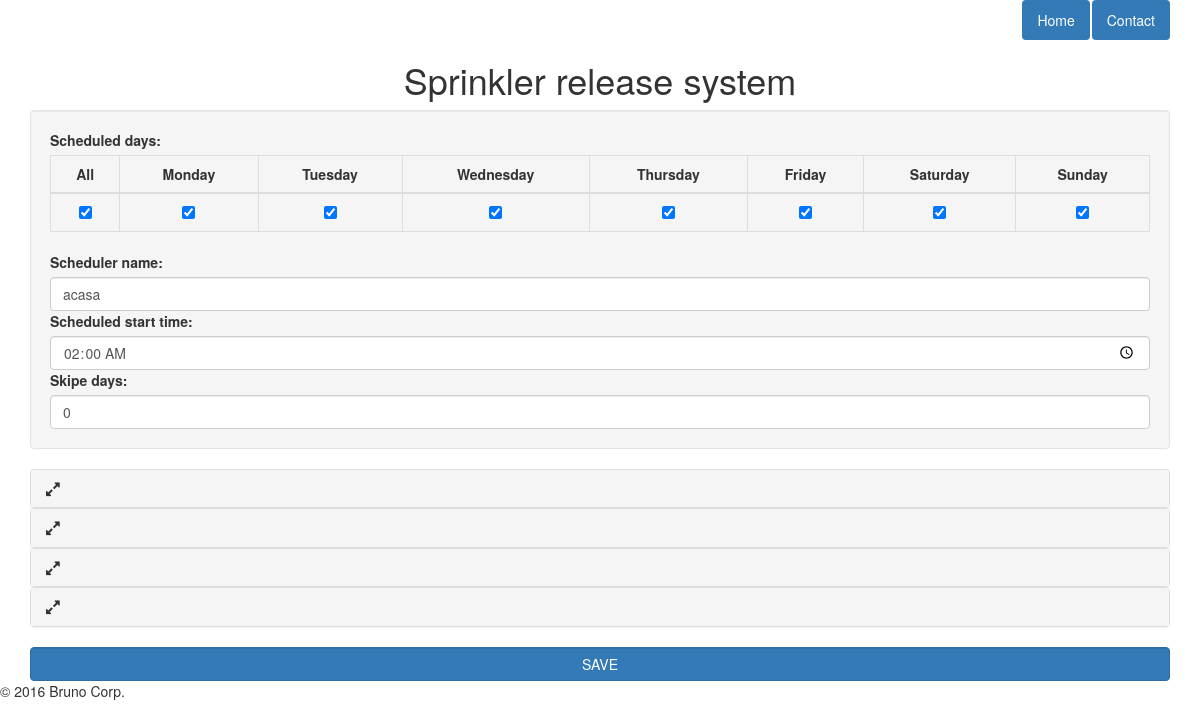
The page /sprinkler/ on the database as committed earlier.
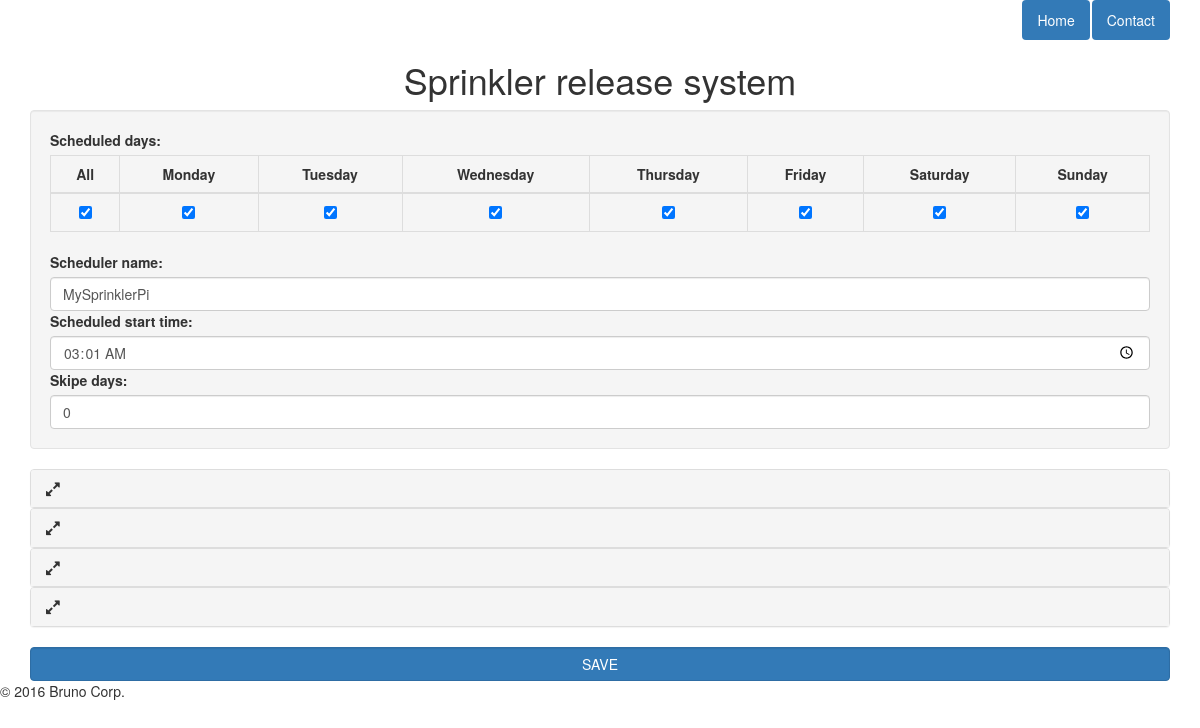
The same page on the database as committed later.
### sprinkler/models.py (models this page shows, shortened)
class Scheduler(models.Model):
    id = models.IntegerField(unique=True, primary_key="True")
    name = models.CharField(max_length=200)
    start_time = models.TimeField(format("%H:%M"))
    skip_days = models.IntegerField(default=0)
    days = models.CharField(max_length=7, default='MTWTFSS')

### sprinkler/views.py (the view)
def index(request):
    try:
        scheduler = Scheduler.objects.get(pk=1)
        sprinkler_list = Sprinkler.objects.order_by('order')
        context = {
            "scheduler": scheduler,
            "sprinkler_list": sprinkler_list,
        }
        return render(request=request,
                      template_name="sprinkler/index.html",
                      context=context)
    except:
        print(sys.exc_info()[0])
        raise render(request=request,
                     template_name='sprinkler/error.html',
                     context={"message": "This is the page you are looking for"},
                     content_type="application/json")

### sprinkler/templates/sprinkler/index.html (shortened to what this page needs)
{% extends "base.html" %}
{% load staticfiles %}
{% block style %}
<link href="{% static 'bootstrap-toggle/css/bootstrap-toggle.min.css' %}" rel="stylesheet"/>
{% endblock style %}
{% block content %}
    <div class="container-fluid">
        <div class="row">
            <h1 class="text-center">Sprinkler release system</h1>
        </div>
        <div class="row">
            <form action="#" method="post">
                <div class="form-group well">
                    <label for="schedule_table">Scheduled days:</label>
                    <table class="table table-bordered" id="schedule_table">
                        <thead>
                            <tr>
                                <th class="text-center">All</th>
                                <th class="text-center">Monday</th>
                                <th class="text-center">Tuesday</th>
                                <th class="text-center">Wednesday</th>
                                <th class="text-center">Thursday</th>
                                <th class="text-center">Friday</th>
                                <th class="text-center">Saturday</th>
                                <th class="text-center">Sunday</th>
                            </tr>
                        </thead>
                        <tbody>
                            <tr>
                                <td class="text-center"><input type="checkbox" id="checkbox_all"></td>
                                <td class="text-center"><input type="checkbox" id="checkbox_Monday"></td>
                                <td class="text-center"><input type="checkbox" id="checkbox_Tuesday"></td>
                                <td class="text-center"><input type="checkbox" id="checkbox_Wednesday"></td>
                                <td class="text-center"><input type="checkbox" id="checkbox_Thursday"></td>
                                <td class="text-center"><input type="checkbox" id="checkbox_Friday"></td>
                                <td class="text-center"><input type="checkbox" id="checkbox_Saturday"></td>
                                <td class="text-center"><input type="checkbox" id="checkbox_Sunday"></td>
                            </tr>
                        </tbody>
                    </table>
                    <label for="scheduler_name">Scheduler name:</label>
                    <input type="text" class="form-control" id="scheduler_name" name="scheduler_name" value="{{ scheduler.name }}">
                    <label for="scheduler_start_time">Scheduled start time:</label>
                    <input type="time" class="form-control" id="scheduler_start_time" name="scheduler_start_time">
                    <label for="scheduler_skip">Skipe days:</label>
                    <input type="number" class="form-control" id="scheduler_skip" name="scheduler_kip" value="{{ scheduler.skip_days }}">
                </div>
                <div class="panel-group" id="panel_group">
                {% for sprinkler in sprinkler_list %}
                    <div class="panel panel-default">
                        <div class="panel-heading">
                            <h4 class="panel-title">
                                <a data-toggle="collapse" href="#sprinkler_main_div_{{ sprinkler.id }}"><i class="fa fa-expand" aria-hidden="true"></i></a>
                            </h4>
                        </div>
                    </div>
                {% endfor %}
                </div>
                <input id="submit" type="submit" class="form-control btn btn-primary" value="SAVE" />
            </form>
        </div>
    </div>
{% endblock content %}

Rows that differ between the two databases and show on the page:
changed Scheduler: scheduler_name "acasa" → "MySprinklerPi"
Other text that changed with them:
form field scheduler_start_time: "02:00" → "03:01"
